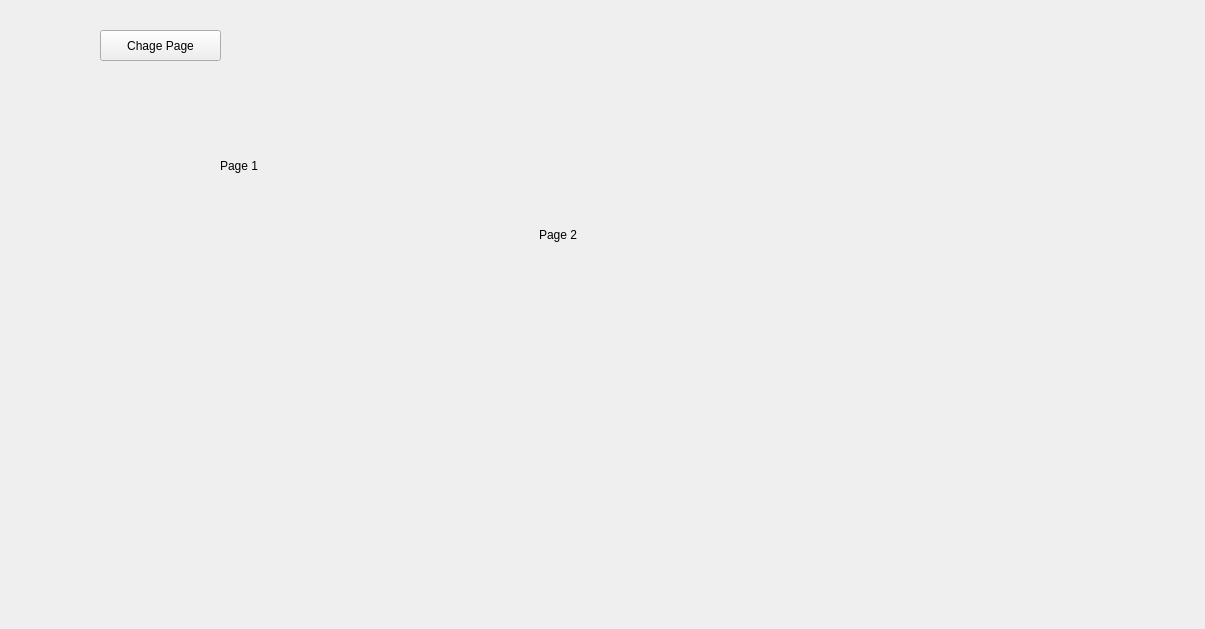
<?xml version="1.0" encoding="UTF-8"?>
<ui version="4.0">
 <class>MainWindow</class>
 <widget class="QMainWindow" name="MainWindow">
  <property name="geometry">
   <rect>
    <x>0</x>
    <y>0</y>
    <width>1205</width>
    <height>629</height>
   </rect>
  </property>
  <property name="windowTitle">
   <string>MainWindow</string>
  </property>
  <widget class="QWidget" name="centralwidget">
   <widget class="QWidget" name="widget" native="true">
    <property name="geometry">
     <rect>
      <x>130</x>
      <y>50</y>
      <width>271</width>
      <height>301</height>
     </rect>
    </property>
    <widget class="QLabel" name="label">
     <property name="geometry">
      <rect>
       <x>90</x>
       <y>90</y>
       <width>91</width>
       <height>51</height>
      </rect>
     </property>
     <property name="text">
      <string>Page 1</string>
     </property>
    </widget>
   </widget>
   <widget class="QWidget" name="widget_2" native="true">
    <property name="geometry">
     <rect>
      <x>419</x>
      <y>79</y>
      <width>331</width>
      <height>301</height>
     </rect>
    </property>
    <widget class="QLabel" name="label_2">
     <property name="geometry">
      <rect>
       <x>120</x>
       <y>130</y>
       <width>91</width>
       <height>51</height>
      </rect>
     </property>
     <property name="text">
      <string>Page 2</string>
     </property>
    </widget>
   </widget>
   <widget class="QPushButton" name="pushButton">
    <property name="geometry">
     <rect>
      <x>100</x>
      <y>30</y>
      <width>121</width>
      <height>31</height>
     </rect>
    </property>
    <property name="text">
     <string>Chage Page</string>
    </property>
    <property name="checkable">
     <bool>true</bool>
    </property>
   </widget>
  </widget>
 </widget>
 <resources/>
 <connections>
  <connection>
   <sender>pushButton</sender>
   <signal>clicked()</signal>
   <receiver>widget</receiver>
   <slot>hide()</slot>
   <hints>
    <hint type="sourcelabel">
     <x>133</x>
     <y>54</y>
    </hint>
    <hint type="destinationlabel">
     <x>152</x>
     <y>189</y>
    </hint>
   </hints>
  </connection>
  <connection>
   <sender>pushButton</sender>
   <signal>clicked()</signal>
   <receiver>widget_2</receiver>
   <slot>hide()</slot>
   <hints>
    <hint type="sourcelabel">
     <x>216</x>
     <y>50</y>
    </hint>
    <hint type="destinationlabel">
     <x>547</x>
     <y>84</y>
    </hint>
   </hints>
  </connection>
 </connections>
</ui>
